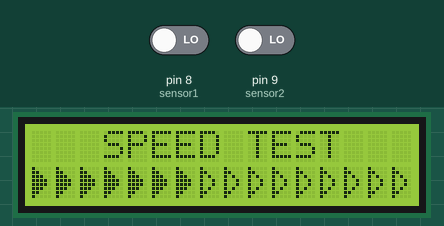
Recording of a sketch running on a simulated Arduino Uno, built with avr-gcc and run on an emulated ATmega328P. On the bench: 16×2 character LCD. The test bench sets the inputs (shaded band); at power-on: pin 8 (sensor1) LOW, pin 9 (sensor2) LOW.

Above: at 1.2 s.
1.3 s: pin 8 (sensor1) driven HIGH
At 2.0 s:
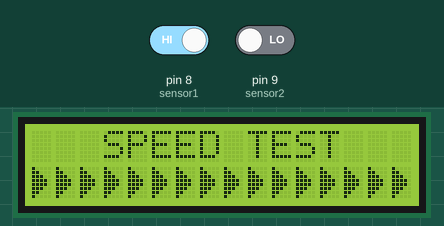
At 3.8 s:
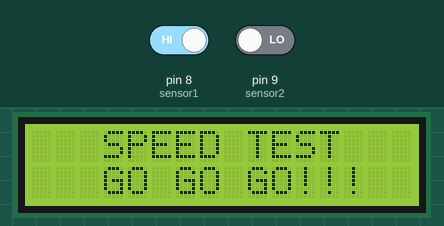
9.9 s: pin 8 (sensor1) driven LOW
At 11.3 s:
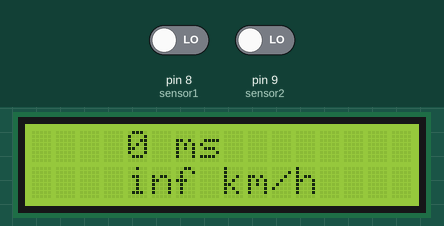

Measured:
- after the input at 1.3 s, the display: first differs from a run without the input after 1.2 s (image 2)
- after the input at 9.9 s, the display: first changes at once (image 3 shows a later state)
- what the display in image 1 shows lasts 0.6 s, from 1.6 s to 2.2 s

The sketch:

Hot_Wheels_Speed_Meter.ino
```cpp
//Carrega a biblioteca LiquidCrystal
#include <LiquidCrystal.h>

#define sensor1 8
#define sensor2 9

int distancia = 126;    //Distância dos sensores em milímetros

unsigned long timeFst; // Tempo que passou pelo primeiro sensor
unsigned long timeScd; // Tempo que passou pelo segundo sensor
unsigned long diff;    // Diferença de tempo entre a passagem do primeiro e do segundo sensor

float vel;

byte arrow1[] = {
  B10000,
  B11000,
  B10100,
  B10010,
  B10010,
  B10100,
  B11000,
  B10000
};

byte arrow2[] = {
  B10000,
  B11000,
  B11100,
  B11110,
  B11110,
  B11100,
  B11000,
  B10000
};

//Define os pinos que serão utilizados para ligação ao display
LiquidCrystal lcd(12, 11, 5, 4, 3, 2);

void setup()
{
  lcd.createChar(0, arrow1);
  lcd.createChar(1, arrow2);

  //Define o número de colunas e linhas do LCD
  lcd.begin(16, 2);
  pinMode(sensor1, INPUT);
  pinMode(sensor2, INPUT);
}

void startDisplay() {
  //Limpa a tela
  lcd.clear();

  lcd.setCursor(3, 0);
  lcd.print("SPEED TEST");

  for (int i = 0; i < 16; i++) {
    lcd.setCursor(i, 1);
    lcd.write(byte(0));
    delay(50);
  }
  for (int i = 0; i < 16; i++) {
    lcd.setCursor(i, 1);
    lcd.write(byte(1));
    delay(50);
  }

  delay(500);
  lcd.setCursor(0, 1);
  lcd.print("                ");
  delay(100);
  lcd.setCursor(3, 1);
  lcd.print("GO");
  delay(100);
  lcd.setCursor(6, 1);
  lcd.print("GO");
  delay(100);
  lcd.setCursor(9, 1);
  lcd.print("GO!!!");
}

void showSpeed(){
  diff = timeScd - timeFst;
  vel = (float(distancia)/float(diff))*3.6;

  lcd.clear();

  lcd.setCursor(4, 0);
  lcd.print(diff);
  lcd.print(" ms");

  lcd.setCursor(4, 1);
  lcd.print(vel, 3);
  lcd.print(" km/h");


  delay(4000);
}

void loop()
{
  startDisplay();

  while (digitalRead(sensor1));
  timeFst = millis();

  while (digitalRead(sensor2));
  timeScd = millis();

  lcd.clear();
  lcd.setCursor(0, 0);
  lcd.print("SENSOR 1: ");
  lcd.print(timeFst);

  lcd.setCursor(0, 1);
  lcd.print("SENSOR 2: ");
  lcd.print(timeScd);

  delay(1000);

  showSpeed();
}
```
